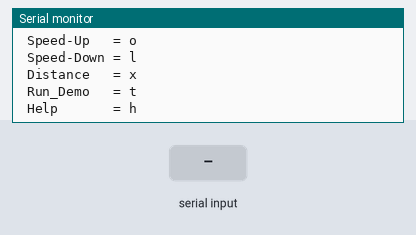
The sketch below on a simulated Arduino Mega 2560, built with avr-gcc and run on an emulated ATmega2560. Parts: the last lines printed to the serial monitor. The test bench sets the inputs (shaded band).

Above: at 1.3 s.
1.4 s: "w" received over Serial
At 2.4 s:
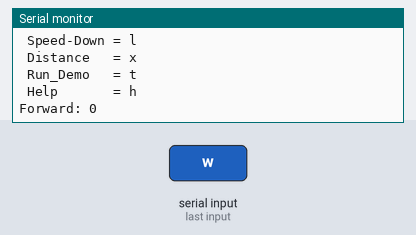
3.1 s: "s" received over Serial
At 3.5 s:
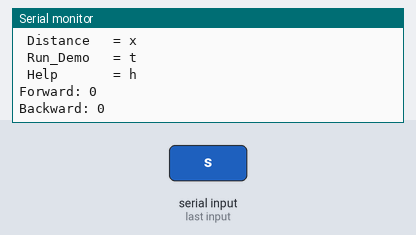
4.6 s: "a" received over Serial
At 5.8 s:
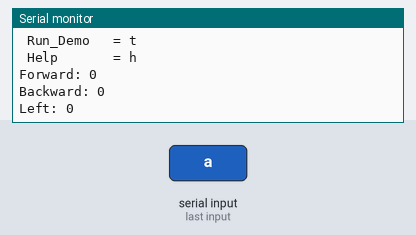
6.1 s: "d" received over Serial
At 7.1 s:
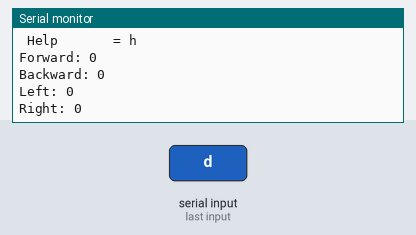
7.7 s: "o" received over Serial
At 8.4 s:
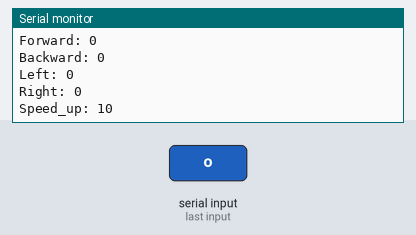
9.3 s: "l" received over Serial
At 10.9 s:
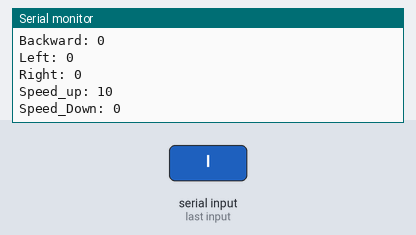

Measured:
- after the input at 1.4 s, the serial monitor: prints a new line after 0.20 s (image 1)
- after the input at 3.1 s, the serial monitor: prints a new line at once (image 2)
- after the input at 4.6 s, the serial monitor: prints a new line at once (image 3)
- after the input at 6.1 s, the serial monitor: prints a new line after 0.10 s (image 4)
- after the input at 7.7 s, the serial monitor: prints a new line after 0.10 s (image 5)
- after the input at 9.3 s, the serial monitor: prints a new line after 0.11 s (image 6)

The sketch:

SnbotControlOnServos.ino
```cpp
// (licence header left out)
#include <ax12.h>

int servo_id = 1;
#define AX_CW_ANGLE_LIMIT_L 6
#define AX_CW_ANGLE_LIMIT_H 7
#define AX_CCW_ANGLE_LIMIT_L 8
#define AX_CCW_ANGLE_LIMIT_H 9
#define TRIGGER_PIN  22
#define ECHO_PIN     22
#define MAX_DISTANCE 500

int rALI = 6;
int rBLI = 8;
int lALI = 9;    // LED connected to digital pin 9
int lBLI = 10;
float sspeed = 55;
float cspeed = 0;
unsigned char last;
int turn_delay = 200; //delay used to smooth out driving
int cmax = 700; // max speed. no higher than 250
int cinterval = 10; // speed increase / decrease interval
int avoid_on = 0;
int avoid_speed=55; //Turning speed for object avoidence
int pingd = 50; //object detection distace
int avoidState = '0';

void setup()  {
  // we set all 4 control pins to output
ax12SetRegister2(servo_id, AX_CW_ANGLE_LIMIT_L, 0); // write two bytes to memory (ADDR, ADDR+1)
ax12SetRegister2(servo_id, AX_CCW_ANGLE_LIMIT_L, 0); // write two bytes to memory (ADDR, ADDR+1)
ax12SetRegister2(servo_id+1, AX_CW_ANGLE_LIMIT_L, 0); // write two bytes to memory (ADDR, ADDR+1)
ax12SetRegister2(servo_id+1, AX_CCW_ANGLE_LIMIT_L, 0); // write two bytes to memory (ADDR, ADDR+1)
ax12SetRegister2(1, 32,  0);
ax12SetRegister2(2, 32,  0);
  // Lets start the serial
  Serial.begin(9600);
  Serial.println(" Welcome To the snobot controls");
  Serial.println("   Drive Safely!");

  help();
}
void help(){
  Serial.println(" Controls(All lower case):");
  Serial.println(" Stop       = q");
  Serial.println(" Forward    = w");
  Serial.println(" Backward   = s");
  Serial.println(" Left       = a");
  Serial.println(" Right      = d");
  Serial.println(" Speed-Up   = o");
  Serial.println(" Speed-Down = l");
  Serial.println(" Distance   = x");
  Serial.println(" Run_Demo   = t");
  Serial.println(" Help       = h");


}
void Left(int mspeed){

  ax12SetRegister2(1, 32,  1024+mspeed);
   ax12SetRegister2(2, 32,  1024+mspeed);
  delay(turn_delay);
}
void Right(int mspeed){
  ax12SetRegister2(1, 32,  mspeed);
   ax12SetRegister2(2, 32,  mspeed);
     delay(turn_delay);

}
void Forward(int mspeed){
  ax12SetRegister2(1, 32,  mspeed);
   ax12SetRegister2(2, 32,  1024+mspeed);
}
void Backward(int mspeed){
  ax12SetRegister2(1, 32,  1024+mspeed);
   ax12SetRegister2(2, 32,  mspeed);


}
void Stop(){
  // by resetting all control pins to low the motors turn off.
ax12SetRegister2(1, 32,  0);
ax12SetRegister2(2, 32,  0);

  speedy('S');
}
void tStop(){
  // by resetting all control pins to low the motors turn off.
ax12SetRegister2(1, 32,  0);
ax12SetRegister2(2, 32,  0);
  delay(turn_delay);

}

int serialRead(){
  //if (Serial.available() > 0) {
  switch(Serial.read()){

  case 'w': //Forward
    tStop();
    ctrl('F');
    last = 'F';
    Serial.print("Forward: ");
    Serial.println(speedy('R'));
    break;
  case 's': //Backward
    Serial.print("Backward: ");
    Serial.println(speedy('R'));
    tStop();

    ctrl('B');
    last = 'B';
    break;
  case 'a': // Left
    Serial.print("Left: ");
    Serial.println(speedy('R'));
    tStop();

    ctrl('R');
    last = 'R';
    break;
  case 'd': //Right
    Serial.print("Right: ");
    Serial.println(speedy('R'));
    tStop();

    ctrl('L');
    last = 'L';
    break;
  case 'o': // Speed-Up
    ctrl('U');
    Serial.print("Speed_up: ");
    Serial.println(speedy('R'));
    break;
  case 'l': //Speed-Down
    ctrl('D');
    Serial.print("Speed_Down: ");
    Serial.println(speedy('R'));
    break;
  case 't': //Run_Demo
    ctrl('T');
    last = 'T';
    break;
  case 'q': //Stop
    Serial.print("Stop: ");
    Serial.println(speedy('R'));
    ctrl('S');
    last='S';
    break;
  case 'h':
    help();
    break;
  case 'x':

    break;
  case 'e':

   break;
  default:
    ctrl(last);
    break;

  }// End switch
  //}  //end if SERIAL READ
  //if (Serial1.available() > 0) {

  //}  //end if SERIAL READ
}//end Serial1Read
void ctrl(unsigned char ctr){
  unsigned char Last = ctr;
  switch(Last){

  case 'F':

    Forward(speedy('R'));
    Last='F';
    break;
  case 'B':

    Backward(speedy('R'));
    Last='B';
    break;
  case 'R':

    Left(speedy('R'));
    Last='R';
    break;
  case 'L':
    Right(speedy('R'));
    Last='L';
    break;
  case 'U':
    speedy('U');
    break;
  case 'D':
    speedy('D');
    break;
  case 'T':
    Demo();
    Last='S';
    break;
  case 'S':
    Stop();
    Last = 'S';
    break;


  }// End switch

}//end Serial1Read
int speedy(unsigned char sCtl){

  switch(sCtl){
  case 'U':
    //    if (cspeed >= 250){ cspeed=255;}
    //    else { cspeed+=25; }
    cspeed+=cinterval;
    //        cspeed = constrain(cspeed, 0, 255);

    break;
  case 'D':
    //      if (cspeed <= 5){ cspeed=0;}
    //      else { cspeed-=25; }
    cspeed-=cinterval;

    break;
  case 'S':
    cspeed=0;
    break;
  case 'R':
    cspeed = constrain(cspeed, 0, cmax);
    //      cspeed = max(cspeed, 0);
    return cspeed;
    break;
  }

}
void Demo(){
  Backward(sspeed); //go backwards at full speed

  Serial.print("Backward: ");
  Serial.println(speedy('R'));
  delay (500);
  Forward(sspeed);
  Serial.print("Forward: ");
  Serial.println(speedy('R'));
  delay (500);
  Left(sspeed);
  Serial.print("Left: ");
  Serial.println(speedy('R'));
  delay (500);
  Right(sspeed);
  Serial.print("Right: ");
  Serial.println(speedy('R'));
  delay (500);
  Stop();
  Serial.print("Stop: ");
  Serial.println(speedy('R'));

  delay (500);
}//end demo
void Run(){

  serialRead();
}
void speedTest(){
  serialRead();
  Serial.print("Speed: ");
  Serial.println(speedy('R'));

}
void runTest(){
  Run();
}
void loop()  {
  //speedTest(); //tests speed control
  //Demo(); // show working LEDs
  runTest(); //print's current speed to serial line
  //Run();// Run the program
}
```
